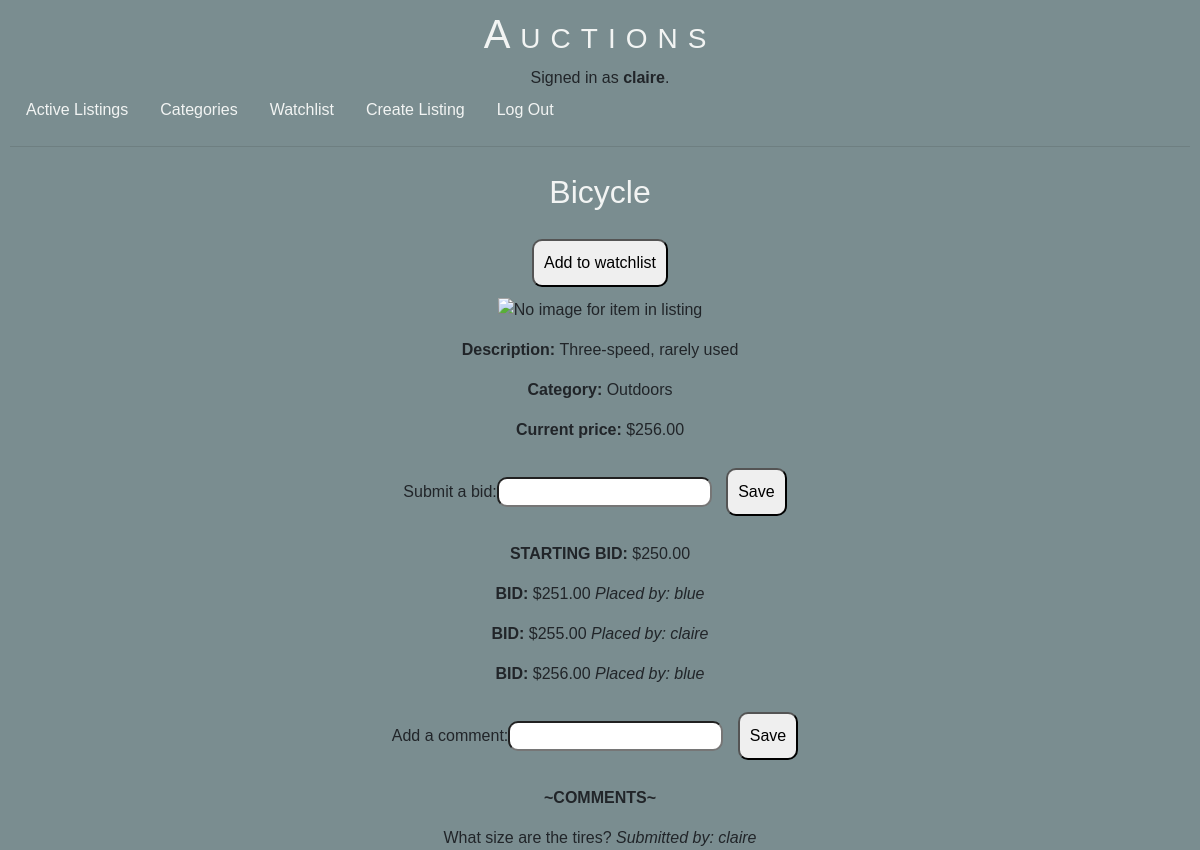
Page /auctions/5 (signed in) on the committed database.
### auctions/models.py (models this page shows, shortened)
class User(AbstractUser):
    pass

class Listing(models.Model):
    title = models.CharField(max_length=35, default="")
    description = models.CharField(max_length=100, default="")
    starting_Bid = models.DecimalField(max_digits=11, decimal_places=2, default=1.00)
    image_Url = models.URLField(default="", blank=True)
    category = models.ForeignKey(Category, on_delete=models.PROTECT, related_name="catlistings",default="Miscellaneous")
    user = models.ForeignKey(User, on_delete=models.CASCADE, related_name="userlistings")
    active = models.BooleanField(default=True)

class Category(models.Model):
    name = models.CharField(max_length=20, default="")
    class Meta:
        verbose_name_plural = "Categories"
    def __str__(self):
        return f"{self.name}"

class Bid(models.Model):
    bid_Amount = models.DecimalField(max_digits=11, decimal_places=2, default=1.00)
    bid_Listing = models.ForeignKey(Listing, on_delete=models.CASCADE, related_name="listingbids")
    bid_User = models.ForeignKey(User, on_delete=models.CASCADE, related_name="userbids")

class Comment(models.Model):
    comment_Content = models.CharField(max_length=100, default="")
    comment_User = models.ForeignKey(User, on_delete=models.CASCADE, related_name="usercomments")
    comment_Listing = models.ForeignKey(Listing, on_delete=models.CASCADE, related_name="listingcomments")

### auctions/views.py (the view, shortened to what this page needs)
# urls.py: path("auctions/<int:id>", views.listings, name="listings"),
def listings(request, id):
    listing = Listing.objects.get(pk=id)
    user = request.user
    if user.is_authenticated:
        watchlistitem = user.userwatchlist.filter(watchlist_Listing=listing)
    else:
        watchlistitem = ""
    startingbid = listing.starting_Bid
    if listing.listingbids.last():
        mostrecentbid = listing.listingbids.last()
        mostrecentbidamt = mostrecentbid.bid_Amount
        winner = mostrecentbid.bid_User
    else:
        mostrecentbidamt = startingbid
        winner = listing.user
    return render(request, "auctions/listing.html", {
        "listing": listing,
        "bidform": NewBidForm(prefix='bid'),
        "watchform": AddWatchForm(prefix='watch'),
        "activeform": CloseAuctionForm(prefix='active'),
        "commentform": NewCommentForm(prefix='comment'),
        "watchlistitem": watchlistitem,
        "currentuser": user,
        "winner": winner
    })

### auctions/views.py
class NewBidForm(forms.Form):
    amount = forms.DecimalField(max_digits=11, decimal_places=2, label="Submit a bid")

class AddWatchForm(forms.Form):
    status = forms.HiddenInput()

### auctions/templates/auctions/listing.html (shortened to what this page needs)
{% extends "auctions/layout.html" %}
{% block body %}
<h2>{{ listing.title }}</h2>
    {% if user.is_authenticated %}
        {% if watchlistitem %}
            <form method="POST">
                {% csrf_token %}
                <input type="submit" value="Remove from watchlist" name="submit_remove">
            </form>
        {% else %}
            <form method="POST">
                <input type="submit" value="Add to watchlist" name="submit_add">
            </form>
        {% endif %}
    {% endif %}
    {% if listing.image_Url %}
        <p><img src={{listing.image_Url}} alt="Image of item in listing" height="500" width="500"></p>
    {% else %}
        <p><img src="https://upload.wikimedia.org/wikipedia/commons/a/ac/No_image_available.svg" alt="No image for item in listing" height="500" width="500"></p>
    {% endif %}
        <p><span class="detailheader">Description: </span>{{ listing.description }}</p>
        <p><span class="detailheader">Category: </span>{{ listing.category }}</p>
        {% if listing.listingbids.last.bid_Amount %}
            <p><span class="detailheader">Current price: </span>${{ listing.listingbids.last.bid_Amount }}</p>
        {% else %}
            <p><span class="detailheader">Current price: </span>${{ listing.starting_Bid }}</p>
        {% endif %}
        {% if user.is_authenticated %}
            {% if listing.active == True %}
                <form method="POST">
                    <p>{{ bidform }}
                    <input type="submit" value="Save" name="submit_bid"></p>
                </form>
            {% endif %}
        {% endif %}
        <ul>
            <li>
                <p><span class="detailheader">STARTING BID: </span>
                ${{ listing.starting_Bid }}</p>
            </li>
            {% for listingbid in listing.listingbids.all %}
            <li>
                <p><span class="detailheader">BID: </span>
                ${{ listingbid.bid_Amount }} <span class="commentBidDetails">Placed by: {{ listingbid.bid_User }}</span></p>
            </li>
            {% endfor %}
        </ul>
        {% if user.is_authenticated %}
            {% if listing.active == True %}
                <form method="POST">
                    <p>{{ commentform }}
                    <input type="submit" value="Save" name="submit_comment"></p>
                </form>
            {% endif %}
        {% endif %}
        <ul>
            {% if listing.listingcomments.all %}
            <li>
                <p><span class="detailheader">~COMMENTS~</span></p>
            </li>
            {% endif %}
            {% for listingcomment in listing.listingcomments.all %}
            <li>
                <p>{{ listingcomment.comment_Content }} <span class="commentBidDetails">Submitted by: {{ listingcomment.comment_User }}</span></p>
            </li>
            {% endfor %}
        </ul>
{% endblock %}

### auctions/templates/auctions/layout.html (shortened to what this page needs)
{% load static %}
<!DOCTYPE html>
<html lang="en">
    <head>
        <link rel="stylesheet" href="https://stackpath.bootstrapcdn.com/bootstrap/4.4.1/css/bootstrap.min.css">
        <link href="{% static 'auctions/styles.css' %}" rel="stylesheet">
    </head>
    <body>
        <h1>Auctions</h1>
        <div>
            {% if user.is_authenticated %}
                Signed in as <strong>{{ user.username }}</strong>.
            {% else %}
                Not signed in.
            {% endif %}
        </div>
        <ul class="nav">
            <li class="nav-item">
                <a class="nav-link" href="{% url 'index' %}">Active Listings</a>
            </li>
            <li class="nav-item">
                <a class="nav-link" href="{% url 'categories' %}">Categories</a>
            </li>
            {% if user.is_authenticated %}
            <li class="nav-item">
                <a class="nav-link" href="{% url 'watchlist' %}">Watchlist</a>
            </li>
            <li class="nav-item">
                <a class="nav-link" href="{% url 'create' %}">Create Listing</a>
            </li>
            {% endif %}
            {% if user.is_authenticated %}
                <li class="nav-item">
                    <a class="nav-link" href="{% url 'logout' %}">Log Out</a>
                </li>
            {% endif %}
        </ul>
        <hr>
        {% block body %}
        {% endblock %}
    </body>
</html>

### auctions/static/auctions/styles.css (style rules this page uses)
html { height: 100%; }
body { padding: 10px; box-sizing: border-box; height: 100%; background-color: #7A8D90; font-family: Avenir, Arial, sans-serif; text-align: center; }
h1 { color: #F2F4F3; font-family: Avenir, Arial, sans-serif; text-align: center; font-variant: small-caps; letter-spacing: 10px; }
h2 { color: #F2F4F3; font-family: Avenir, Arial, sans-serif; text-align: center; padding: 10px; }
a { color: #F2F4F3; text-decoration: none; height: 100%; width: 100%; }
ul { list-style: none; padding: 0px; }
li { list-style: none; }
input[type=submit] { border-radius: 10px; padding: 10px; margin: 10px; }
input[type=text], input[type=number] { border-radius: 10px; }
.commentBidDetails { font-style: italic; }
.detailheader { font-weight: bold; }

### rows in the picture
User: username "claire"
Listing: title "Bicycle", description "Three-speed, rarely used", category "Outdoors", listingbids.last.bid_Amount "256.00", starting_Bid "250.00"
Bid: bid_Amount "251.00", bid_User "blue"
Bid: bid_Amount "255.00", bid_User "claire"
Bid: bid_Amount "256.00", bid_User "blue"
Comment: comment_Content "What size are the tires?", comment_User "claire"
